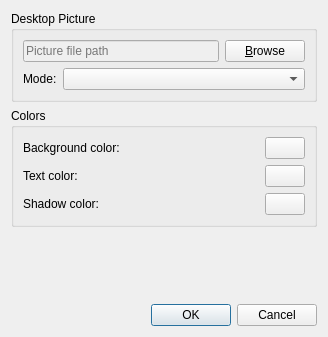
<?xml version="1.0" encoding="UTF-8"?>
<ui version="4.0">
 <class>DesktopPreferencesDialog</class>
 <widget class="QDialog" name="DesktopPreferencesDialog">
  <property name="geometry">
   <rect>
    <x>0</x>
    <y>0</y>
    <width>328</width>
    <height>337</height>
   </rect>
  </property>
  <property name="windowTitle">
   <string>Desktop Preferences</string>
  </property>
  <layout class="QVBoxLayout" name="verticalLayout">
   <item>
    <widget class="QGroupBox" name="groupBox_2">
     <property name="title">
      <string>Desktop Picture</string>
     </property>
     <layout class="QGridLayout" name="gridLayout">
      <item row="1" column="0" colspan="2">
       <layout class="QHBoxLayout" name="horizontalLayout">
        <item>
         <widget class="QLineEdit" name="imageFile">
          <property name="enabled">
           <bool>false</bool>
          </property>
          <property name="toolTip">
           <string>Image file</string>
          </property>
          <property name="statusTip">
           <string/>
          </property>
          <property name="placeholderText">
           <string>Picture file path</string>
          </property>
         </widget>
        </item>
        <item>
         <widget class="QPushButton" name="browse">
          <property name="text">
           <string>&amp;Browse</string>
          </property>
         </widget>
        </item>
       </layout>
      </item>
      <item row="2" column="1">
       <widget class="QComboBox" name="wallpaperMode">
        <property name="sizePolicy">
         <sizepolicy hsizetype="MinimumExpanding" vsizetype="Fixed">
          <horstretch>0</horstretch>
          <verstretch>0</verstretch>
         </sizepolicy>
        </property>
       </widget>
      </item>
      <item row="2" column="0">
       <widget class="QLabel" name="label">
        <property name="sizePolicy">
         <sizepolicy hsizetype="Fixed" vsizetype="Preferred">
          <horstretch>0</horstretch>
          <verstretch>0</verstretch>
         </sizepolicy>
        </property>
        <property name="text">
         <string>Mode:</string>
        </property>
       </widget>
      </item>
     </layout>
    </widget>
   </item>
   <item>
    <widget class="QGroupBox" name="groupBox">
     <property name="title">
      <string>Colors</string>
     </property>
     <layout class="QGridLayout" name="gridLayout_2">
      <item row="1" column="0">
       <widget class="QLabel" name="label_3">
        <property name="sizePolicy">
         <sizepolicy hsizetype="Preferred" vsizetype="Fixed">
          <horstretch>0</horstretch>
          <verstretch>0</verstretch>
         </sizepolicy>
        </property>
        <property name="text">
         <string>Text color:</string>
        </property>
       </widget>
      </item>
      <item row="3" column="1">
       <widget class="Fm::ColorButton" name="shadowColor">
        <property name="sizePolicy">
         <sizepolicy hsizetype="Fixed" vsizetype="Fixed">
          <horstretch>0</horstretch>
          <verstretch>0</verstretch>
         </sizepolicy>
        </property>
        <property name="text">
         <string/>
        </property>
       </widget>
      </item>
      <item row="1" column="1">
       <widget class="Fm::ColorButton" name="textColor">
        <property name="sizePolicy">
         <sizepolicy hsizetype="Fixed" vsizetype="Fixed">
          <horstretch>0</horstretch>
          <verstretch>0</verstretch>
         </sizepolicy>
        </property>
        <property name="text">
         <string/>
        </property>
       </widget>
      </item>
      <item row="3" column="0">
       <widget class="QLabel" name="label_4">
        <property name="sizePolicy">
         <sizepolicy hsizetype="Preferred" vsizetype="Fixed">
          <horstretch>0</horstretch>
          <verstretch>0</verstretch>
         </sizepolicy>
        </property>
        <property name="text">
         <string>Shadow color:</string>
        </property>
       </widget>
      </item>
      <item row="0" column="0">
       <widget class="QLabel" name="label_5">
        <property name="text">
         <string>Background color:</string>
        </property>
       </widget>
      </item>
      <item row="0" column="1">
       <widget class="Fm::ColorButton" name="backgroundColor">
        <property name="sizePolicy">
         <sizepolicy hsizetype="Fixed" vsizetype="Fixed">
          <horstretch>0</horstretch>
          <verstretch>0</verstretch>
         </sizepolicy>
        </property>
        <property name="text">
         <string/>
        </property>
       </widget>
      </item>
     </layout>
    </widget>
   </item>
   <item>
    <spacer name="verticalSpacer">
     <property name="orientation">
      <enum>Qt::Vertical</enum>
     </property>
     <property name="sizeHint" stdset="0">
      <size>
       <width>20</width>
       <height>40</height>
      </size>
     </property>
    </spacer>
   </item>
   <item>
    <widget class="QDialogButtonBox" name="buttonBox">
     <property name="orientation">
      <enum>Qt::Horizontal</enum>
     </property>
     <property name="standardButtons">
      <set>QDialogButtonBox::Cancel|QDialogButtonBox::Ok</set>
     </property>
    </widget>
   </item>
  </layout>
 </widget>
 <customwidgets>
  <customwidget>
   <class>Fm::ColorButton</class>
   <extends>QPushButton</extends>
   <header>colorbutton.h</header>
  </customwidget>
 </customwidgets>
 <resources/>
 <connections>
  <connection>
   <sender>buttonBox</sender>
   <signal>accepted()</signal>
   <receiver>DesktopPreferencesDialog</receiver>
   <slot>accept()</slot>
   <hints>
    <hint type="sourcelabel">
     <x>248</x>
     <y>254</y>
    </hint>
    <hint type="destinationlabel">
     <x>157</x>
     <y>274</y>
    </hint>
   </hints>
  </connection>
  <connection>
   <sender>buttonBox</sender>
   <signal>rejected()</signal>
   <receiver>DesktopPreferencesDialog</receiver>
   <slot>reject()</slot>
   <hints>
    <hint type="sourcelabel">
     <x>316</x>
     <y>260</y>
    </hint>
    <hint type="destinationlabel">
     <x>286</x>
     <y>274</y>
    </hint>
   </hints>
  </connection>
 </connections>
</ui>
